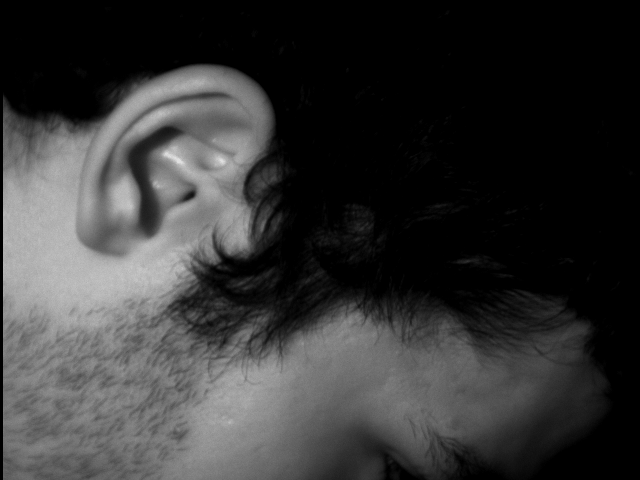
%> input picture src/1.bmp, 640 x 480 px; its folder holds only this picture in this run
$ octave algoritmo.m   (GNU Octave 9; MATLAB toolbox functions it lacks are replaced by stand-ins)
%> lines starting %> are read from the running program, lines starting %| are printed output that depends on the picture; in (x1, y1, x2, y2) boxes, pixels count from 0 and x2, y2 are one past the last pixel; in counts of white or black regions, pixels touching at a corner belong together; the program's own positions count from 1
### getLargestCc.m
function iOut = getLargestCc(img)
% GETLARGESTCC  Returns largest connected-component in the input array.

% Getting connected-components structure, aborting if empty
CC = bwconncomp(img);
numPixels = cellfun(@numel,CC.PixelIdxList);
[biggest,idx] = max(numPixels);
for i=1:length(numPixels)
	if i~=idx
        img(CC.PixelIdxList{i})=0;
    end;
end;
iOut=img;

### find_rect_params.m
%Finds x,t,w,h to draw a rectange
function params=find_rect_params(img)

[row col]=find(img);

x=min(col);
y=min(row);
w=max(col)-x;
h=max(row)-y;
params=[x,y,w,h];

end

### algoritmo.m
%%Automatic ear segmentation

for i=1:20%Every image

    img = imread(sprintf('src/%d.bmp',i));
%> img is the input picture: size 480x640 uint8; min 0, max 223, mean 54
    %Quito posibles bordes en los bordes de la imagen
    img=im2double(img(30:end-30,30:end-30));
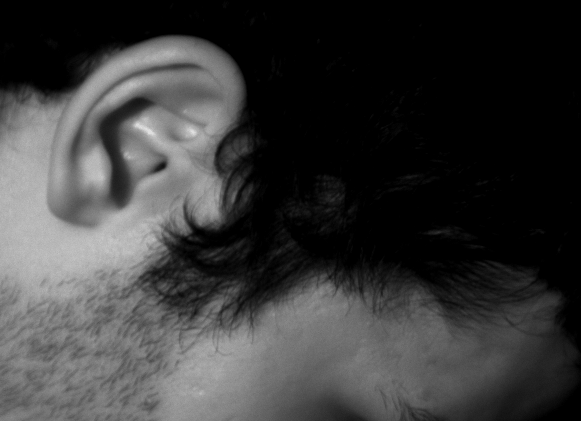
%> img: size 421x581 double; min 0, max 0.875, mean 0.228

    img=imadjust(img);
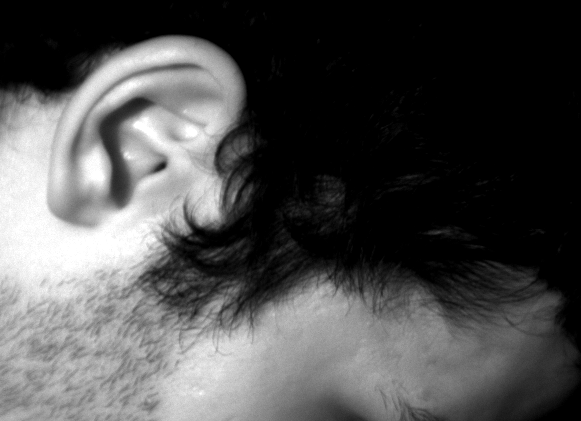
%> img: size 421x581 double; min 0, max 1, mean 0.314

    tophatElem=strel('disk',41);%Structural element for top-hap

    filtered=imtophat(img,tophatElem);%Top hat
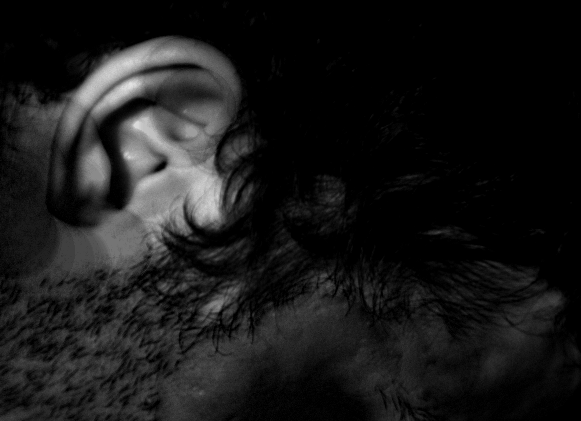
%> filtered: size 421x581 double; min 0, max 0.886, mean 0.099

    level = graythresh(filtered);%Thresholding
%> level = 0.261
    thresholded = im2bw(filtered, level);
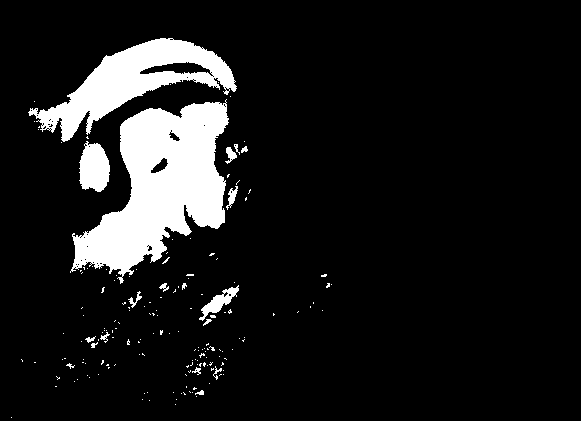
%> thresholded: size 421x581 logical; 10.3% white; 171 white regions (152 under 20 px), largest, box (x1, y1, x2, y2) and area: (70, 99, 229, 284) 14953, (28, 38, 237, 142) 7516, (79, 141, 110, 192) 1190

    figure;

    extra=getLargestCc(thresholded);%Get largest connected component
%> in getLargestCc, `CC = bwconncomp(img);`: CC = 171 connected components
%> in getLargestCc, `numPixels = cellfun(@numel,CC.PixelIdxList);`: numPixels = 171 values, max 14953 at index 16, min 1 at index 1, mean 147.6
%> in getLargestCc, `[biggest,idx] = max(numPixels);`: biggest = 14953; idx = 16
%> after the loop in getLargestCc, `for i=1:length(numPixels)`:
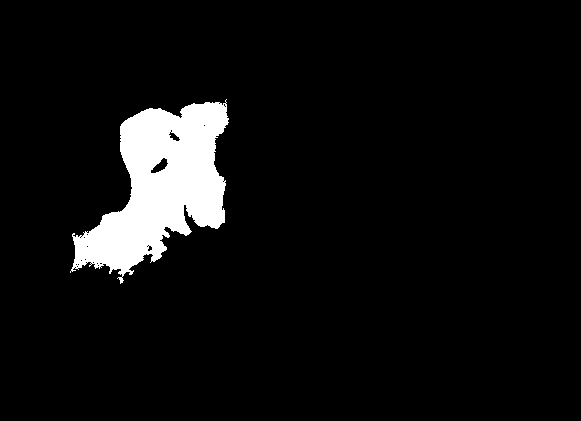
%> img: size 421x581 logical; 6.1% white; 1 white region, box (x1, y1, x2, y2) and area: (70, 99, 229, 284) 14953

    %img=extra + (1-extra).*img;

    imagesc(img);colormap gray;

    params=find_rect_params(extra);
%> in find_rect_params, `[row col]=find(img);`: row = 14953 values from 100 to 284; col = 14953 values from 71 to 229
%> in find_rect_params, `x=min(col);`: x = 71
%> in find_rect_params, `y=min(row);`: y = 100
%> in find_rect_params, `w=max(col)-x;`: w = 158
%> in find_rect_params, `h=max(row)-y;`: h = 184
%> in find_rect_params, `params=[x,y,w,h];`: params = [71 100 158 184]
%> params = [71 100 158 184]
    r=rectangle('Position',params,'Curvature',[0,0],'EdgeColor',[0,1,0],'LineWidth',5);
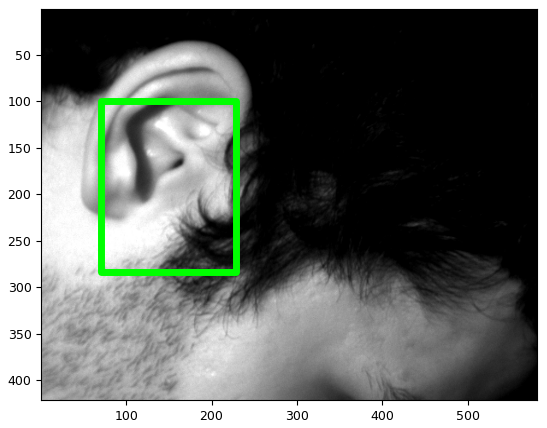
%> figure redrawn from the program's plot data
%> (the run ends here)
